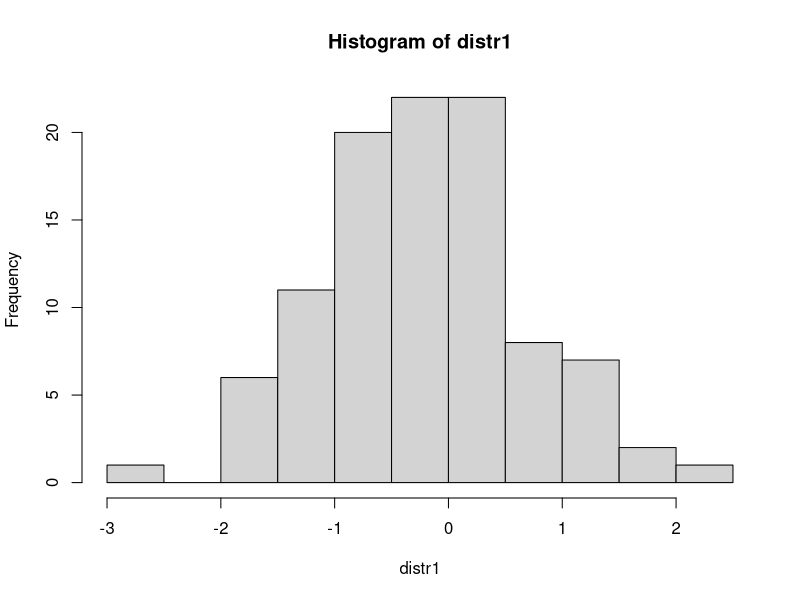
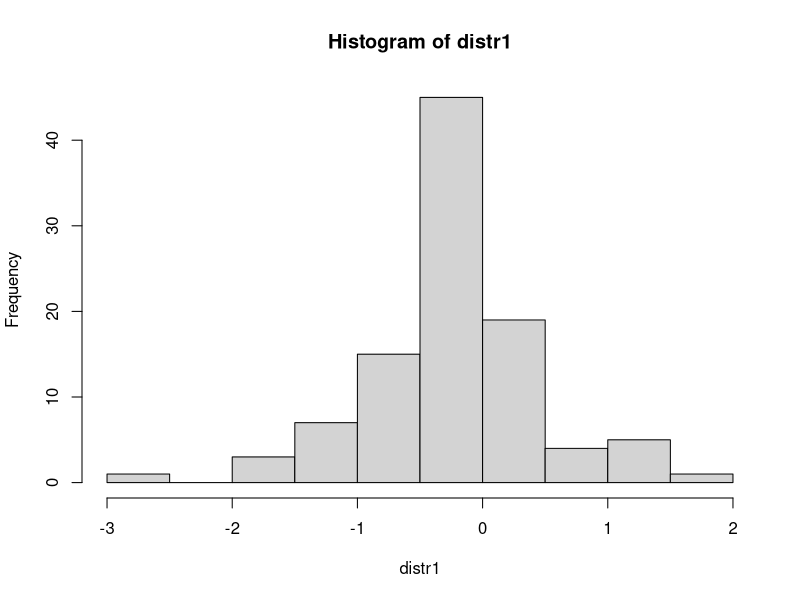
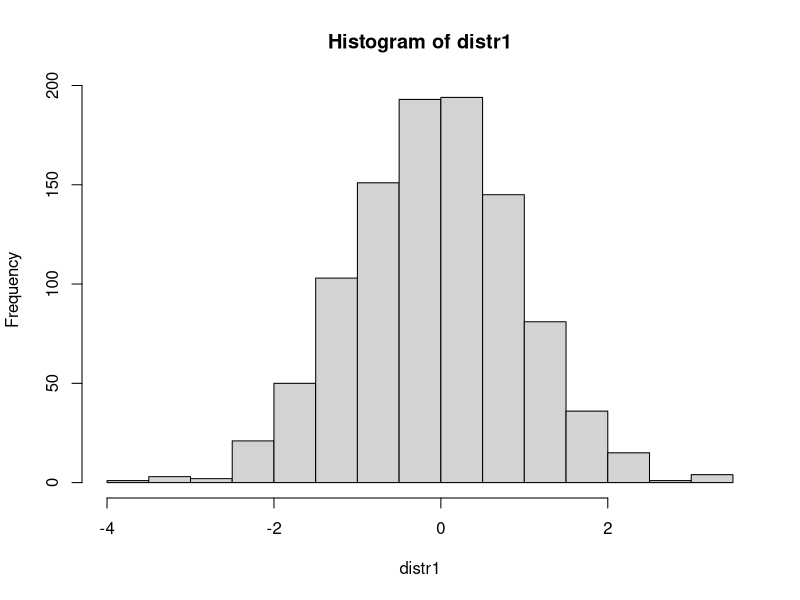
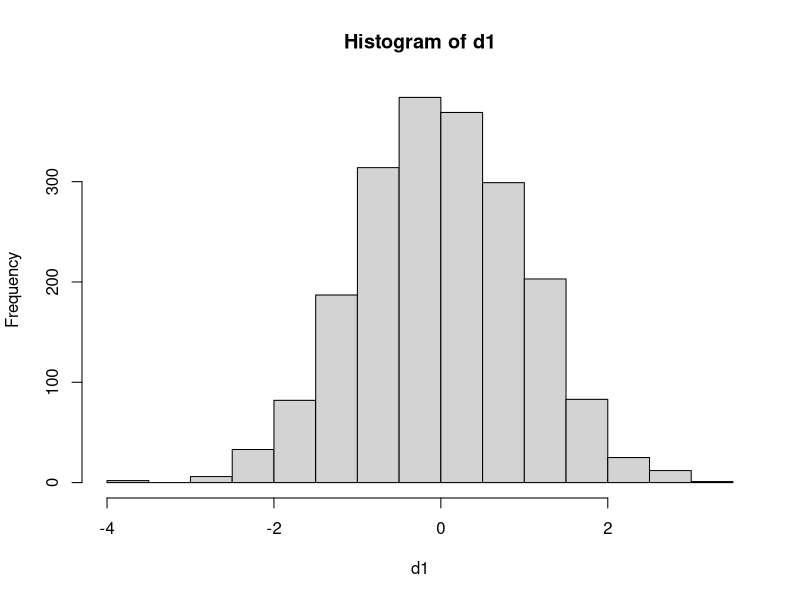
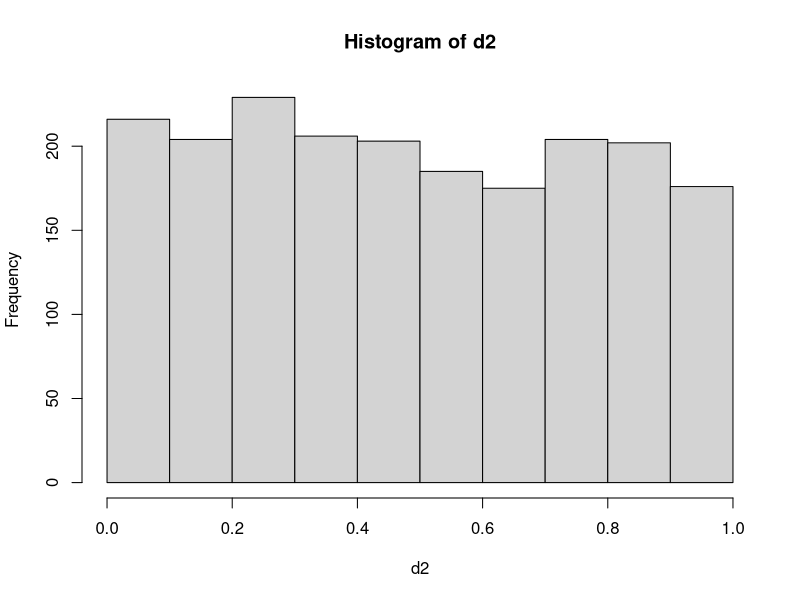

R code for these plots, in order:
setwd("~/IdeaProjects/My/data-analysis-in-r/week2")

myCalc <- function(x, y) {
  s <- x + y
  return(s)
}

myCalc(10, 15)
result <- myCalc(10, 15)

myCalc2 <- function(x, y) {
  s <- x + y
  d <- x - y
  return(c(s, d))
}

myCalc21 <- function(x, y) {
  return(c(x + y, x - y))
}

result2 <- myCalc2(10, 15)
result21 <- myCalc21(10, 15)

myCalc3 <- function(x, y, z = 10) {
  s <- x + y + z
  d <- x - y - z
  return(c(s, d))
}

result3 = myCalc3(1, 2, 3)
result31 = myCalc3(1, 2)

# more sophisticated way to define functions

distr1 <- rnorm(100)
hist(distr1)
distr1[1:30] <- NA

distr1[is.na(distr1)] <- mean(distr1, na.rm = T)
distr1

myNaRm <- function(x) {
  x[is.na(x)] <- mean(x, na.rm = T)
  return(x)
}

myNaRm(distr1)
distr1 <- myNaRm(distr1)
hist(distr1)

myNaRm(c("2", "3", NA)) # will throw an error: arguremnt is not logical

myNaRm2 <- function(x) {
  if (is.numeric(x)) {
    x[is.na(x)] <- mean(x, na.rm = T)
    return(x)
  } else {
    print("x is not numeric")
  }
}

myNaRm2(c("2", "3", NA))

myNaRm3 <- function(x) {
  if (is.numeric(x)) {
    statTest <- shapiro.test(x)
    if (statTest$p.value > 0.05) {
      x[is.na(x)] <- mean(x, na.rm = T)
      print("NA values were replaced with mean")
    } else {
      x[is.na(x)] <- median(x, na.rm = T)
      print("NA values were replaced with median")
    }
    return(x)
  } else {
    print("x is not numeric")
  }
}

distr1 <- rnorm(1000)
hist(distr1)
distr1[1:30] <- NA

distr1 <- myNaRm3(distr1)

d1 <-  rnorm(2000)
hist(d1)
d2 <- runif(2000)
hist(d2)

d1[1:10] <- NA
d2[1:10] <- NA

d1 <- myNaRm3(d1)
head(d1)

d2 <- myNaRm3(d2)
head(d2)

# 1st task
NA.position <- function(x) {
  xNa <- c()
  for(i in 1:length(x)) {
    if (is.na(x[i])) {
      xNa <- c(xNa, i)
    }
  }
  return(xNa)
}

myVector <- c(1, 2, 3, NA, NA)
myVectorNA <-  NA.position(myVector)

# 2nd task
NA.counter <- function(x) {
  cNa <- 0
  for(i in 1:length(x)) {
    if (is.na(x[i])) {
      cNa <- cNa + 1
    }
  }
  return(cNa)
}

myCounterNA <- NA.counter(myVector)
